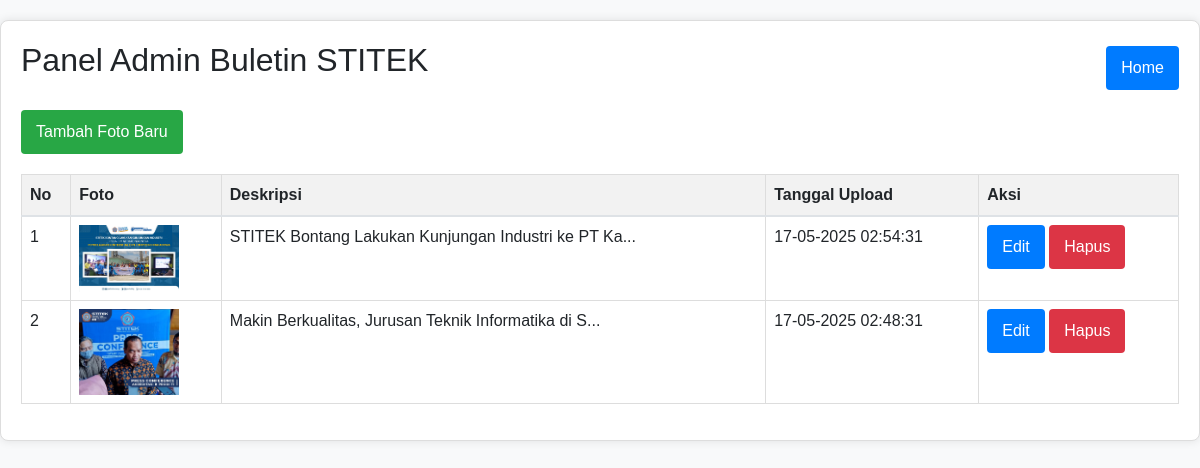
The app's page /admin/index.php with its own data.
### tables this page shows
CREATE TABLE `foto_berita` (
  `id` int UNSIGNED NOT NULL,
  `nama_file` varchar(255) NOT NULL,
  `deskripsi` varchar(255) NOT NULL,
  `artikel` text,
  `tanggal_upload` timestamp NULL DEFAULT CURRENT_TIMESTAMP
);

### inc/fungsi.php (called while the page is built, shortened)
<?php
function tampil_foto() {
    global $koneksi;
    $query = "SELECT * FROM foto_berita ORDER BY tanggal_upload DESC";
    $result = mysqli_query($koneksi, $query);
    $foto_berita = [];
    while ($row = mysqli_fetch_assoc($result)) {
        $foto_berita[] = $row;
    }
    return $foto_berita;
}
?>

### admin/index.php (the view, shortened to what this page needs)
<?php
require_once '../inc/koneksi.php';
require_once '../inc/fungsi.php';
$foto_berita = tampil_foto();
?>
<!DOCTYPE html>
<html lang="id">
<head>
    <link rel="stylesheet" href="https://stackpath.bootstrapcdn.com/bootstrap/4.5.2/css/bootstrap.min.css">
    <link rel="stylesheet" href="../css/style.css">
</head>
<body>
    <div class="container admin-panel">
        <div class="d-flex justify-content-between align-items-center mb-3">
            <h2>Panel Admin Buletin STITEK</h2>
            <a href="../" class="btn btn-secondary">Home</a>
        </div>
        <p><a href="tambah_foto.php" class="btn btn-success">Tambah Foto Baru</a></p>
        <?php if (!empty($foto_berita)): ?>
            <table class="table">
                <thead>
                    <tr>
                        <th>No</th>
                        <th>Foto</th>
                        <th>Deskripsi</th>
                        <th>Tanggal Upload</th>
                        <th>Aksi</th>
                    </tr>
                </thead>
                <tbody>
                    <?php $i = 1; ?>
                    <?php foreach ($foto_berita as $foto): ?>
                        <tr>
                            <td><?= $i++; ?></td>
                            <td><img src="../img/<?= $foto['nama_file']; ?>" alt="<?= $foto['deskripsi']; ?>" width="100"></td>
                            <td><?= substr($foto['deskripsi'], 0, 50); ?>...</td>
                            <td><?= date('d-m-Y H:i:s', strtotime($foto['tanggal_upload'])); ?></td>
                            <td>
                                <a href="edit_foto.php?id=<?= $foto['id']; ?>" class="btn btn-primary btn-sm">Edit</a>
                                <a href="hapus_foto.php?id=<?= $foto['id']; ?>" class="btn btn-danger btn-sm" onclick="return confirm('Apakah Anda yakin ingin menghapus foto ini?')">Hapus</a>
                            </td>
                        </tr>
                    <?php endforeach; ?>
                </tbody>
            </table>
        <?php else: ?>
            <p>Belum ada foto berita yang ditambahkan.</p>
        <?php endif; ?>
    </div>
</body>
</html>

### css/style.css (style rules this page uses)
body { font-family: sans-serif; margin: 0; padding: 0; background-color: #f8f9fa; }
.container { max-width: 1200px; margin: 20px auto; padding: 20px; background-color: #fff; box-shadow: 0 0 10px rgba(0, 0, 0, 0.1); }
.admin-panel { margin-top: 20px; padding: 20px; border: 1px solid #ddd; border-radius: 8px; }
.admin-panel h2 { margin-bottom: 15px; }
.btn { display: inline-block; padding: 10px 15px; background-color: #007bff; color: #fff; border: none; border-radius: 4px; cursor: pointer; text-decoration: none; font-size: 1em; }
.btn-danger { background-color: #dc3545; }
.btn-success { background-color: #28a745; }
.table { width: 100%; border-collapse: collapse; margin-top: 20px; }
.table th, .table td { border: 1px solid #ddd; padding: 8px; text-align: left; }
.table th { background-color: #f2f2f2; }

### records on screen
foto_berita: nama_file (picture), deskripsi "STITEK Bontang Lakukan Kunjungan Industri ke PT Ka", tanggal_upload "17-05-2025 02:54:31"
foto_berita: nama_file (picture), deskripsi "Makin Berkualitas, Jurusan Teknik Informatika di S", tanggal_upload "17-05-2025 02:48:31"
